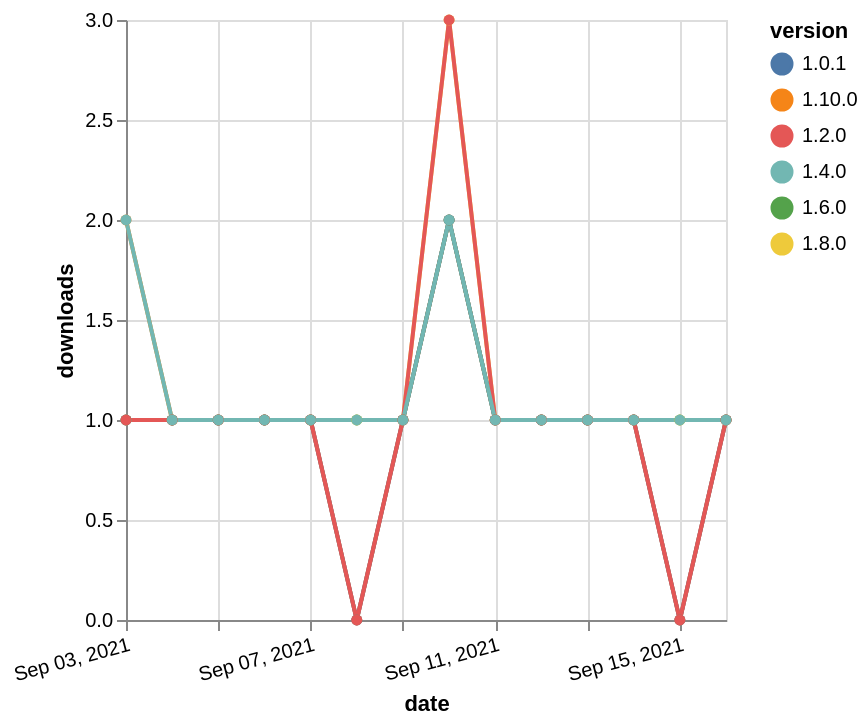

Vega-Lite specification for this chart:
### Vega-Lite specification from a JSON file in a GitHub repository (floating-point values rounded to 4 significant figures)
{"$schema": "https://vega.github.io/schema/vega-lite/v5.json", "description": "A simple bar chart with embedded data.", "data": {"values": [{"date": "2021-09-03", "total": 160, "delta": 1, "version": "1.6.0"}, {"date": "2021-09-04", "total": 161, "delta": 1, "version": "1.6.0"}, {"date": "2021-09-05", "total": 162, "delta": 1, "version": "1.6.0"}, {"date": "2021-09-06", "total": 163, "delta": 1, "version": "1.6.0"}, {"date": "2021-09-07", "total": 164, "delta": 1, "version": "1.6.0"}, {"date": "2021-09-08", "total": 165, "delta": 1, "version": "1.6.0"}, {"date": "2021-09-09", "total": 166, "delta": 1, "version": "1.6.0"}, {"date": "2021-09-10", "total": 168, "delta": 2, "version": "1.6.0"}, {"date": "2021-09-11", "total": 169, "delta": 1, "version": "1.6.0"}, {"date": "2021-09-12", "total": 170, "delta": 1, "version": "1.6.0"}, {"date": "2021-09-13", "total": 171, "delta": 1, "version": "1.6.0"}, {"date": "2021-09-14", "total": 172, "delta": 1, "version": "1.6.0"}, {"date": "2021-09-15", "total": 173, "delta": 1, "version": "1.6.0"}, {"date": "2021-09-16", "total": 174, "delta": 1, "version": "1.6.0"}, {"date": "2021-09-03", "total": 177, "delta": 1, "version": "1.8.0"}, {"date": "2021-09-04", "total": 178, "delta": 1, "version": "1.8.0"}, {"date": "2021-09-05", "total": 179, "delta": 1, "version": "1.8.0"}, {"date": "2021-09-06", "total": 180, "delta": 1, "version": "1.8.0"}, {"date": "2021-09-07", "total": 181, "delta": 1, "version": "1.8.0"}, {"date": "2021-09-08", "total": 182, "delta": 1, "version": "1.8.0"}, {"date": "2021-09-09", "total": 183, "delta": 1, "version": "1.8.0"}, {"date": "2021-09-10", "total": 186, "delta": 3, "version": "1.8.0"}, {"date": "2021-09-11", "total": 187, "delta": 1, "version": "1.8.0"}, {"date": "2021-09-12", "total": 188, "delta": 1, "version": "1.8.0"}, {"date": "2021-09-13", "total": 189, "delta": 1, "version": "1.8.0"}, {"date": "2021-09-14", "total": 190, "delta": 1, "version": "1.8.0"}, {"date": "2021-09-15", "total": 191, "delta": 1, "version": "1.8.0"}, {"date": "2021-09-16", "total": 192, "delta": 1, "version": "1.8.0"}, {"date": "2021-09-03", "total": 118, "delta": 2, "version": "1.10.0"}, {"date": "2021-09-04", "total": 119, "delta": 1, "version": "1.10.0"}, {"date": "2021-09-05", "total": 120, "delta": 1, "version": "1.10.0"}, {"date": "2021-09-06", "total": 121, "delta": 1, "version": "1.10.0"}, {"date": "2021-09-07", "total": 122, "delta": 1, "version": "1.10.0"}, {"date": "2021-09-08", "total": 122, "delta": 0, "version": "1.10.0"}, {"date": "2021-09-09", "total": 123, "delta": 1, "version": "1.10.0"}, {"date": "2021-09-10", "total": 125, "delta": 2, "version": "1.10.0"}, {"date": "2021-09-11", "total": 126, "delta": 1, "version": "1.10.0"}, {"date": "2021-09-12", "total": 127, "delta": 1, "version": "1.10.0"}, {"date": "2021-09-13", "total": 128, "delta": 1, "version": "1.10.0"}, {"date": "2021-09-14", "total": 129, "delta": 1, "version": "1.10.0"}, {"date": "2021-09-15", "total": 129, "delta": 0, "version": "1.10.0"}, {"date": "2021-09-16", "total": 130, "delta": 1, "version": "1.10.0"}, {"date": "2021-09-03", "total": 231, "delta": 1, "version": "1.0.1"}, {"date": "2021-09-04", "total": 232, "delta": 1, "version": "1.0.1"}, {"date": "2021-09-05", "total": 233, "delta": 1, "version": "1.0.1"}, {"date": "2021-09-06", "total": 234, "delta": 1, "version": "1.0.1"}, {"date": "2021-09-07", "total": 235, "delta": 1, "version": "1.0.1"}, {"date": "2021-09-08", "total": 235, "delta": 0, "version": "1.0.1"}, {"date": "2021-09-09", "total": 236, "delta": 1, "version": "1.0.1"}, {"date": "2021-09-10", "total": 238, "delta": 2, "version": "1.0.1"}, {"date": "2021-09-11", "total": 239, "delta": 1, "version": "1.0.1"}, {"date": "2021-09-12", "total": 240, "delta": 1, "version": "1.0.1"}, {"date": "2021-09-13", "total": 241, "delta": 1, "version": "1.0.1"}, {"date": "2021-09-14", "total": 242, "delta": 1, "version": "1.0.1"}, {"date": "2021-09-15", "total": 242, "delta": 0, "version": "1.0.1"}, {"date": "2021-09-16", "total": 243, "delta": 1, "version": "1.0.1"}, {"date": "2021-09-03", "total": 323, "delta": 1, "version": "1.2.0"}, {"date": "2021-09-04", "total": 324, "delta": 1, "version": "1.2.0"}, {"date": "2021-09-05", "total": 325, "delta": 1, "version": "1.2.0"}, {"date": "2021-09-06", "total": 326, "delta": 1, "version": "1.2.0"}, {"date": "2021-09-07", "total": 327, "delta": 1, "version": "1.2.0"}, {"date": "2021-09-08", "total": 327, "delta": 0, "version": "1.2.0"}, {"date": "2021-09-09", "total": 328, "delta": 1, "version": "1.2.0"}, {"date": "2021-09-10", "total": 331, "delta": 3, "version": "1.2.0"}, {"date": "2021-09-11", "total": 332, "delta": 1, "version": "1.2.0"}, {"date": "2021-09-12", "total": 333, "delta": 1, "version": "1.2.0"}, {"date": "2021-09-13", "total": 334, "delta": 1, "version": "1.2.0"}, {"date": "2021-09-14", "total": 335, "delta": 1, "version": "1.2.0"}, {"date": "2021-09-15", "total": 335, "delta": 0, "version": "1.2.0"}, {"date": "2021-09-16", "total": 336, "delta": 1, "version": "1.2.0"}, {"date": "2021-09-03", "total": 176, "delta": 2, "version": "1.4.0"}, {"date": "2021-09-04", "total": 177, "delta": 1, "version": "1.4.0"}, {"date": "2021-09-05", "total": 178, "delta": 1, "version": "1.4.0"}, {"date": "2021-09-06", "total": 179, "delta": 1, "version": "1.4.0"}, {"date": "2021-09-07", "total": 180, "delta": 1, "version": "1.4.0"}, {"date": "2021-09-08", "total": 181, "delta": 1, "version": "1.4.0"}, {"date": "2021-09-09", "total": 182, "delta": 1, "version": "1.4.0"}, {"date": "2021-09-10", "total": 184, "delta": 2, "version": "1.4.0"}, {"date": "2021-09-11", "total": 185, "delta": 1, "version": "1.4.0"}, {"date": "2021-09-12", "total": 186, "delta": 1, "version": "1.4.0"}, {"date": "2021-09-13", "total": 187, "delta": 1, "version": "1.4.0"}, {"date": "2021-09-14", "total": 188, "delta": 1, "version": "1.4.0"}, {"date": "2021-09-15", "total": 189, "delta": 1, "version": "1.4.0"}, {"date": "2021-09-16", "total": 190, "delta": 1, "version": "1.4.0"}]}, "width": "container", "mark": {"type": "line", "point": {"filled": true}}, "encoding": {"x": {"field": "date", "type": "temporal", "timeUnit": "yearmonthdate", "title": "date", "axis": {"labelAngle": -15}}, "y": {"field": "delta", "type": "quantitative", "title": "downloads"}, "color": {"field": "version", "type": "nominal"}, "tooltip": {"field": "delta"}}}
